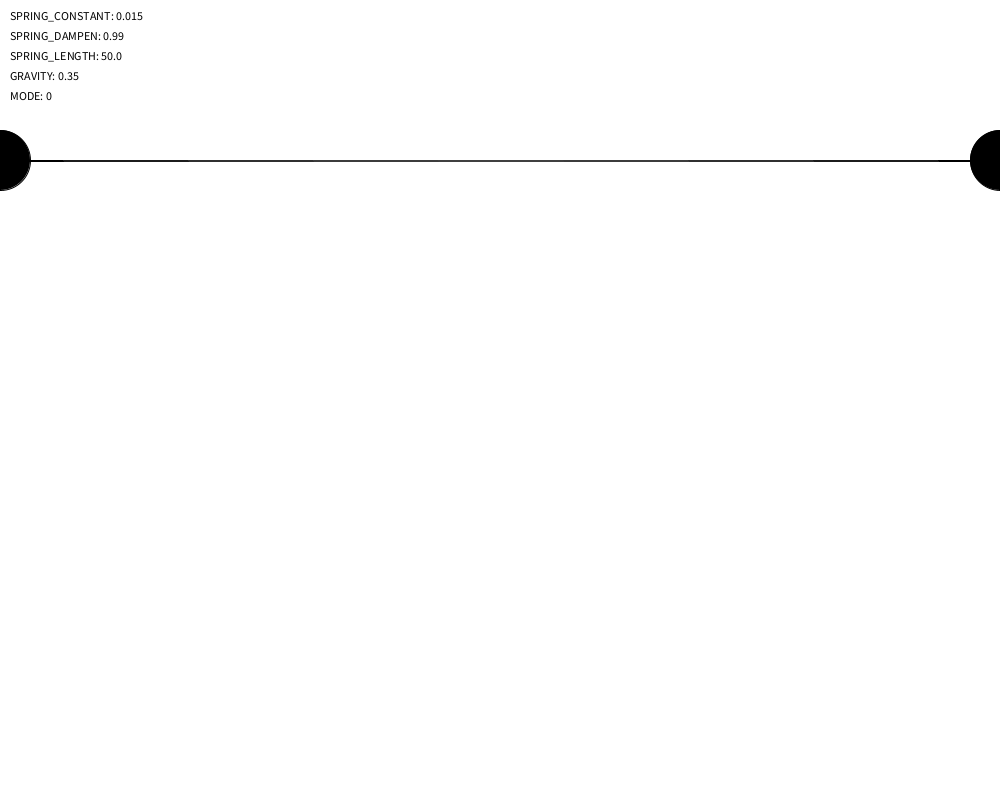
Frame 1 (no input)
Frame 60 (the mouse pressed at the canvas centre just before this capture): identical to frame 1, image omitted
Frame 120 (the mouse held since frame 60 and released just before this capture): identical to frame 1, image omitted

The Processing sketch that drew this single still picture (run headless with seeded random() and noise(); from frame 60 on, the mouse is pressed at the canvas centre):

// Processing sketch: OrbChain
// ── OrbChain.pde

final static int Add = 0;
static float SPRING_LENGTH = 50;
static float SPRING_DAMPEN = 0.990;
static float SPRING_CONSTANT = 0.015;
static float GRAVITY = 0.35;
static int MODE = Add;
final static int Insert = 1;
final static int Delete = 2;
final static int SPACE = 32;

OrbList orbs;
void setup() {
  size(1000, 800);
  orbs = new OrbList();
}
void mouseClicked() {
  if (MODE == Add) {
    orbs.add(new OrbNode(mouseX, mouseY, 0, 0, 30));
  }
}

void keyPressed() {
  if (key == '1') {
    SPRING_CONSTANT += 0.005;
  }
  if (key == '2') {
    SPRING_CONSTANT -= 0.005;
  }
  if (key == '3') {
    SPRING_DAMPEN += 0.01;
  }
  if (key == '4') {
    SPRING_DAMPEN -= 0.01;
  }
  if (key == '5') {
    SPRING_LENGTH += 1.0;
  }
  if (key == '6') {
    SPRING_LENGTH -= 1.0;
  }
  if (key == '7') {
    GRAVITY += 0.05;
  }
  if (key == '8') {
    GRAVITY -= 0.05;
  }
  
  if (key == SPACE) {
    if (MODE == Add) {
      MODE = Insert;
    }
    else if (MODE == Insert) {
      MODE = Delete;
    }
    else {
      MODE = Add;
    }
  }
}

void draw() {
  background(255);
  orbs.processAll();
  orbs.display();
  text("SPRING_CONSTANT: " + SPRING_CONSTANT, 10, 20);
  text("SPRING_DAMPEN: " + SPRING_DAMPEN, 10, 40);
  text("SPRING_LENGTH: " + SPRING_LENGTH, 10, 60);
  text("GRAVITY: " + GRAVITY, 10, 80);
  text("MODE: " + MODE, 10, 100);
}

// ── OrbList.pde
public class OrbList {
  OrbNode first, last;

  //create a fixed orb
  OrbList() {
    first = new FixedOrbNode(0, height/5);
    last = new FixedOrbNode(width, height/5);
    //link them to eachother
    first.next = last;
    last.prev = first;
  }

  /**
   *complete this method
   */
  void add(OrbNode orb) {
    //insert orb at the end of the list before the last node.
    last.prev.next = orb;
    orb.prev = last.prev;
    last.prev = orb;
    orb.next = last;
  }

    /* Complete this method
     *process all nodes by running move.
     */
    void processAll() {
      OrbNode current = first;
      current.move();
      //advance current to next until it is null, move() each of the nodes
      while (current.next != null) {
        current = current.next;
        current.move();
      }
    }
    
  /**
   *complete this method
   *Display all nodes by running their display().
   */
  void display() {
    OrbNode current = first;
    current.display();
    //advance current to next until it is null, display() each of the nodes
    while (current.next != null) {
      current = current.next;
      current.display();
    }
  }
  
  /**
  * Insert
  * > creates a node at mouse position 
  */
  void add(int xcor, OrbNode toBeAdded) {
    
  }
  
  /**
  * Delete
  * > Delete Node at the mouse
  */
  void delete(OrbNode target) {
    
  }
  
  /**
  * getNodeAt
  * > Return the first node that x and y are inside the circle
  * > return null if no node is found at the xy coordinate
  */
  void getNodeAt(int x, int y) {
    
  }
}

// ── OrbNode.pde
public class OrbNode {
  float x, y;
  float dx, dy;
  float radius;
  color c;
  OrbNode next, prev;
  public OrbNode() {
  }
  public OrbNode(float x_, float y_) {
    this(x_, y_, 0.0, 0.0, 50.0);
  }
  public OrbNode(float x_, float y_, float dx_, float dy_, float radius_ ) {
    x = x_;
    y = y_;
    dx = dx_;
    dy = dy_;
    radius = radius_;
    c = color(random(255), random(255), random(255), 200);
  }
  /**
   *complete this method
   */
  void display() {
    fill(c);
    ellipse(x, y, radius*2, radius*2);
    //If next or previous exist, draw lines to them! (aim for slightly off center)
    /*you write this part*/
    if (next != null) {
      line(x,y,next.x+1,next.y+1);
    }
    if (prev != null) {
      line(x,y,prev.x+1,prev.y+1);
    }
    
  }

  void springAttract(OrbNode other) {
    float dist = dist(x, y, other.x, other.y) ;
    float force = (dist - SPRING_LENGTH) * SPRING_CONSTANT;
    float displacex = (x - other.x) ;
    float displacey = (y - other.y) ;
    other.dx += displacex * force / dist;
    other.dy += displacey * force / dist;
    other.dx*= SPRING_DAMPEN;
    other.dy*= SPRING_DAMPEN;
  }

  /**
   *complete this method
   */
  void move() {
    //have prev and next apply spring force to this node;
    /*you write this part*/
    prev.springAttract(this);
    next.springAttract(this);
    
    //apply velocity to position
    x+=dx;
    y+=dy;
    //apply gravity
    dy+=0.35;
  }
}

public class FixedOrbNode extends OrbNode {
  void move() {
  }
  FixedOrbNode(float x_, float y_) {
    x = x_;
    y = y_;
    radius = 30;
    c = color(0);
  }
}
